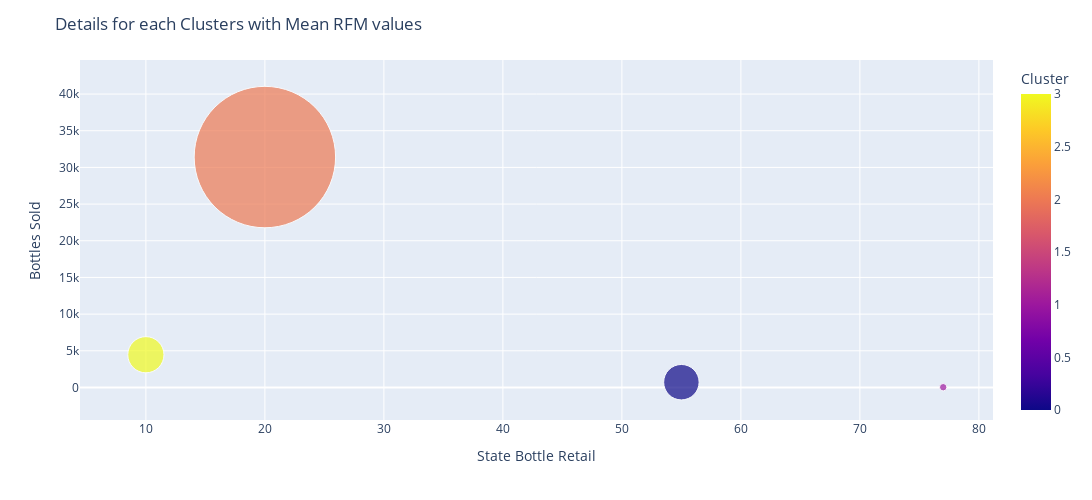

The notebook cell saved with this chart:
### Code cell
fig = px.scatter(products_clusters, x = "State Bottle Retail", y = "Bottles Sold", size = "Sale (Dollars)", color = "Cluster", hover_name = "Cluster", size_max = 100)  
fig.update_layout(height=500, width=1500)
fig.update_layout(
    title="Details for each Clusters with Mean RFM values",
    height=500,
    width=1500
)
fig.show()

### Figure 1 — Plotly figure (JSON) as saved in the notebook; plotly's stock layout.template omitted (floating-point values rounded to 4 significant figures)
{"data": [{"hovertemplate": "<b>%{hovertext}</b><br><br>State Bottle Retail=%{x}<br>Bottles Sold=%{y}<br>Sale (Dollars)=%{marker.size}<br>Cluster=%{marker.color}<extra></extra>", "hovertext": [0, 1, 2, 3], "legendgroup": "", "marker": {"color": [0, 1, 2, 3], "coloraxis": "coloraxis", "size": [29022, 1273, 462370, 30263], "sizemode": "area", "sizeref": 46.24, "symbol": "circle"}, "mode": "markers", "name": "", "orientation": "v", "showlegend": false, "type": "scatter", "x": [55, 77, 20, 10], "xaxis": "x", "y": [721, 36, 31412, 4463], "yaxis": "y"}], "layout": {"coloraxis": {"colorbar": {"title": {"text": "Cluster"}}, "colorscale": [[0, "#0d0887"], [0.1111, "#46039f"], [0.2222, "#7201a8"], [0.3333, "#9c179e"], [0.4444, "#bd3786"], [0.5556, "#d8576b"], [0.6667, "#ed7953"], [0.7778, "#fb9f3a"], [0.8889, "#fdca26"], [1, "#f0f921"]]}, "height": 500, "legend": {"itemsizing": "constant", "tracegroupgap": 0}, "margin": {"t": 60}, "title": {"text": "Details for each Clusters with Mean RFM values"}, "width": 1500, "xaxis": {"anchor": "y", "autorange": true, "domain": [0, 1], "range": [5.027, 81.04], "title": {"text": "State Bottle Retail"}, "type": "linear"}, "yaxis": {"anchor": "x", "autorange": true, "domain": [0, 1], "range": [-4433.0, 44640.0], "title": {"text": "Bottles Sold"}, "type": "linear"}}}
